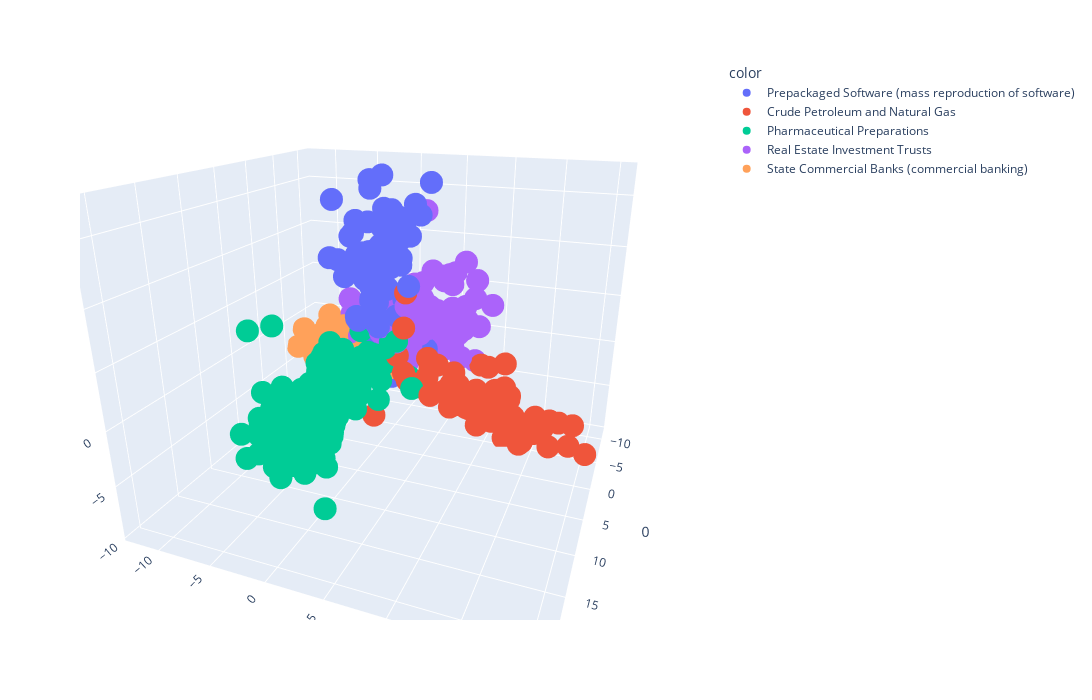

The code cell stored with this chart in its notebook:
### Code cell
std_func.pca_visualize_3d(plot_pca)
